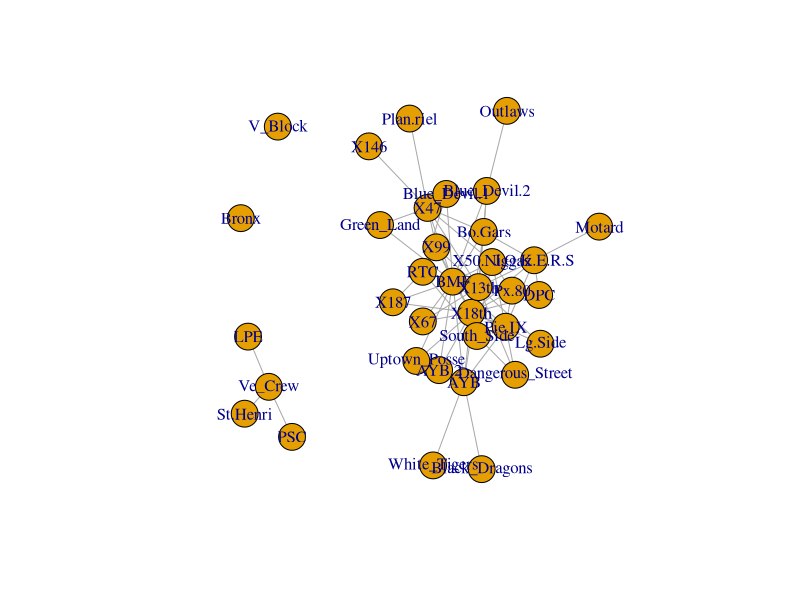
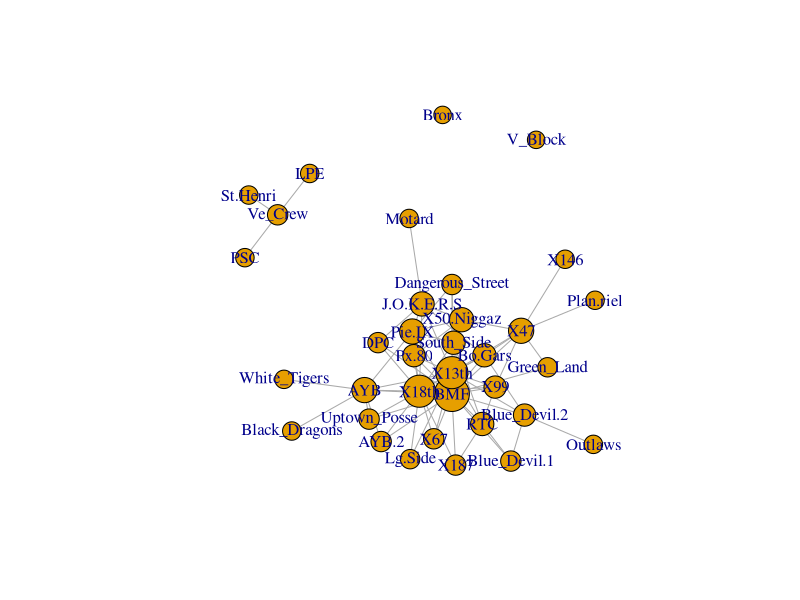
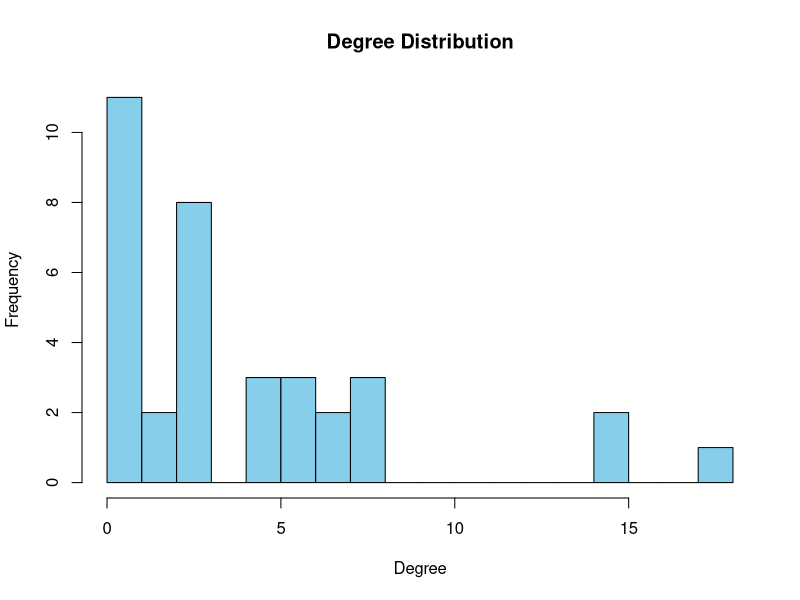
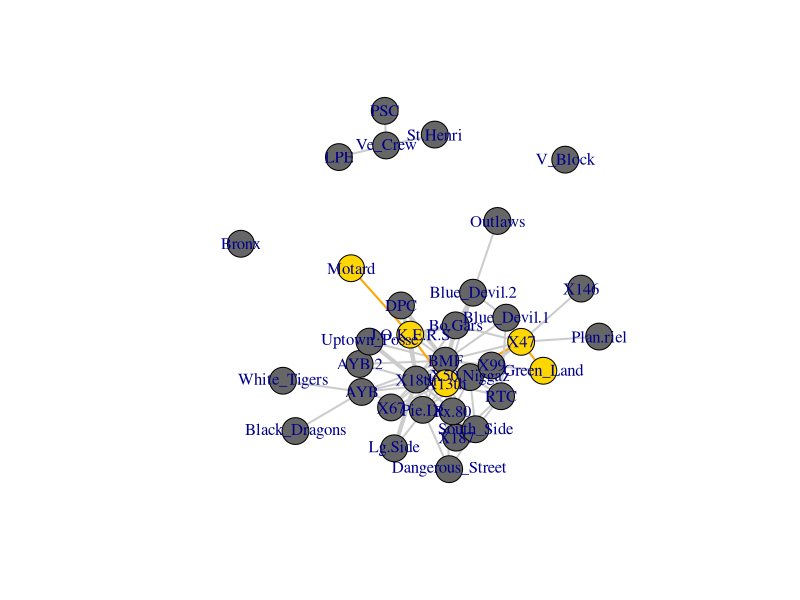
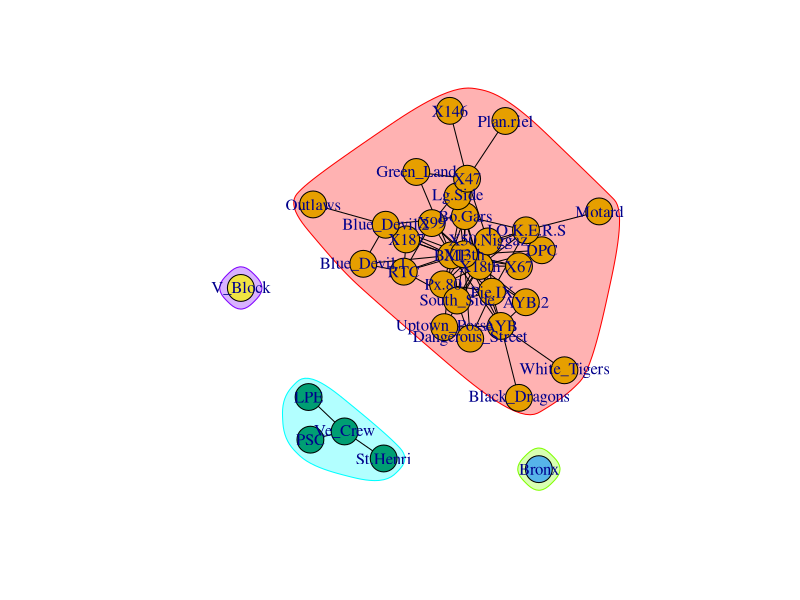

These charts were generated, in order, by the following R code:
## ---- chunk 1
knitr::opts_chunk$set(warning = FALSE, message = FALSE)
## ---- chunk 2
library(igraph)

setwd("C:/Users/User/studia/pp_aiess/05_R_igraph_part_3/exercise")
## ---- chunk 3
data <- read.csv("montreal/MONTREALGANG.csv", header = TRUE, row.names = 1)

adj_matrix <- as.matrix(data)
net <- graph_from_adjacency_matrix(adj_matrix, mode = "max", weighted = TRUE, diag = FALSE)
plot(net, layout = layout_nicely(net))
## ---- chunk 4
degree_centrality <- degree(net)
nodes_size <- 10 + 10 * degree_centrality / max(degree_centrality)
plot(net, layout = layout_nicely(net), vertex.size=nodes_size)
## ---- chunk 5
degree_distr = degree_distribution(net)
hist(
  degree_centrality, 
  breaks = 20, 
  col = "skyblue", 
  main = "Degree Distribution", 
  xlab = "Degree", 
  ylab = "Frequency"
)
## ---- chunk 6
diamenter_path = get_diameter(net)

ecol <- rep("gray80", ecount(net))
ecol[E(net, path=diamenter_path)] <- "orange" 

ew <- rep(2, ecount(net))
ew[diamenter_path] <- 4

vcol <- rep("gray40", vcount(net))
vcol[diamenter_path] <- "gold"

plot(net, 
   vertex.color=vcol, 
   edge.color=ecol, 
   edge.width=ew, 
   edge.arrow.mode=0,
   layout = layout.fruchterman.reingold
)
## ---- chunk 7
clp <- cluster_label_prop(net)
plot(clp, net)
